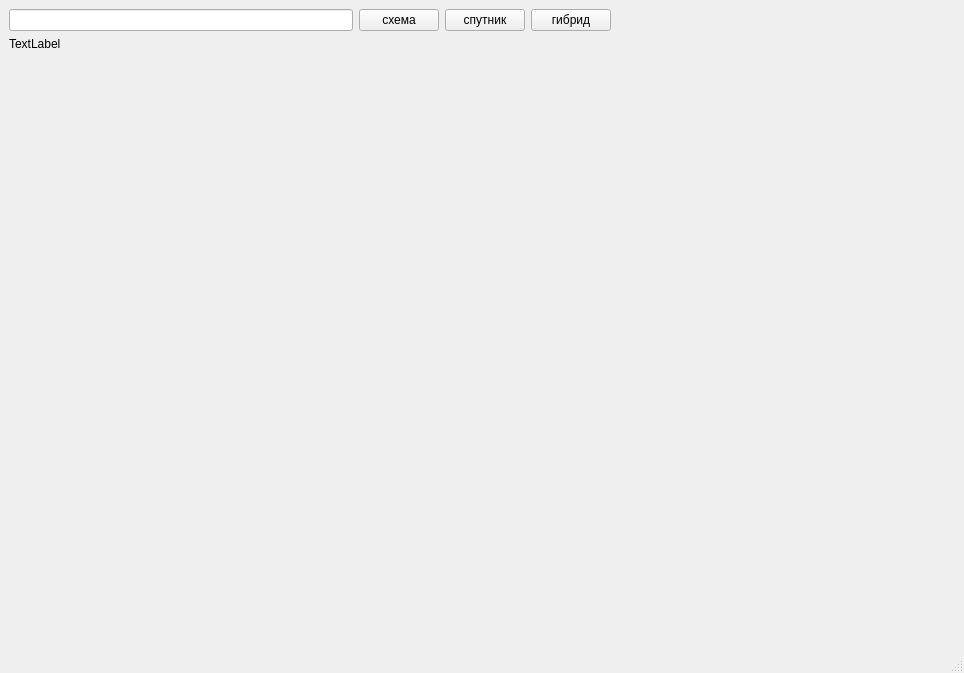
<?xml version="1.0" encoding="UTF-8"?>
<ui version="4.0">
 <class>MainWindow</class>
 <widget class="QMainWindow" name="MainWindow">
  <property name="geometry">
   <rect>
    <x>0</x>
    <y>0</y>
    <width>964</width>
    <height>673</height>
   </rect>
  </property>
  <property name="windowTitle">
   <string>Отображение карты</string>
  </property>
  <widget class="QWidget" name="centralwidget">
   <layout class="QGridLayout" name="gridLayout">
    <item row="2" column="0">
     <spacer name="g_spacer2">
      <property name="orientation">
       <enum>Qt::Vertical</enum>
      </property>
      <property name="sizeHint" stdset="0">
       <size>
        <width>20</width>
        <height>40</height>
       </size>
      </property>
     </spacer>
    </item>
    <item row="1" column="0">
     <widget class="QLabel" name="g_map">
      <property name="text">
       <string>TextLabel</string>
      </property>
     </widget>
    </item>
    <item row="0" column="3">
     <widget class="QPushButton" name="g_layer2">
      <property name="text">
       <string>спутник</string>
      </property>
     </widget>
    </item>
    <item row="0" column="5" rowspan="2">
     <spacer name="g_spacer1">
      <property name="orientation">
       <enum>Qt::Horizontal</enum>
      </property>
      <property name="sizeType">
       <enum>QSizePolicy::Expanding</enum>
      </property>
      <property name="sizeHint" stdset="0">
       <size>
        <width>40</width>
        <height>20</height>
       </size>
      </property>
     </spacer>
    </item>
    <item row="0" column="4">
     <widget class="QPushButton" name="g_layer3">
      <property name="text">
       <string>гибрид</string>
      </property>
     </widget>
    </item>
    <item row="0" column="2">
     <widget class="QPushButton" name="g_layer1">
      <property name="text">
       <string>схема</string>
      </property>
     </widget>
    </item>
    <item row="0" column="0">
     <widget class="QLineEdit" name="g_search">
      <property name="enabled">
       <bool>true</bool>
      </property>
     </widget>
    </item>
   </layout>
  </widget>
  <widget class="QMenuBar" name="menubar">
   <property name="geometry">
    <rect>
     <x>0</x>
     <y>0</y>
     <width>964</width>
     <height>21</height>
    </rect>
   </property>
  </widget>
  <widget class="QStatusBar" name="statusbar"/>
 </widget>
 <resources/>
 <connections/>
</ui>
